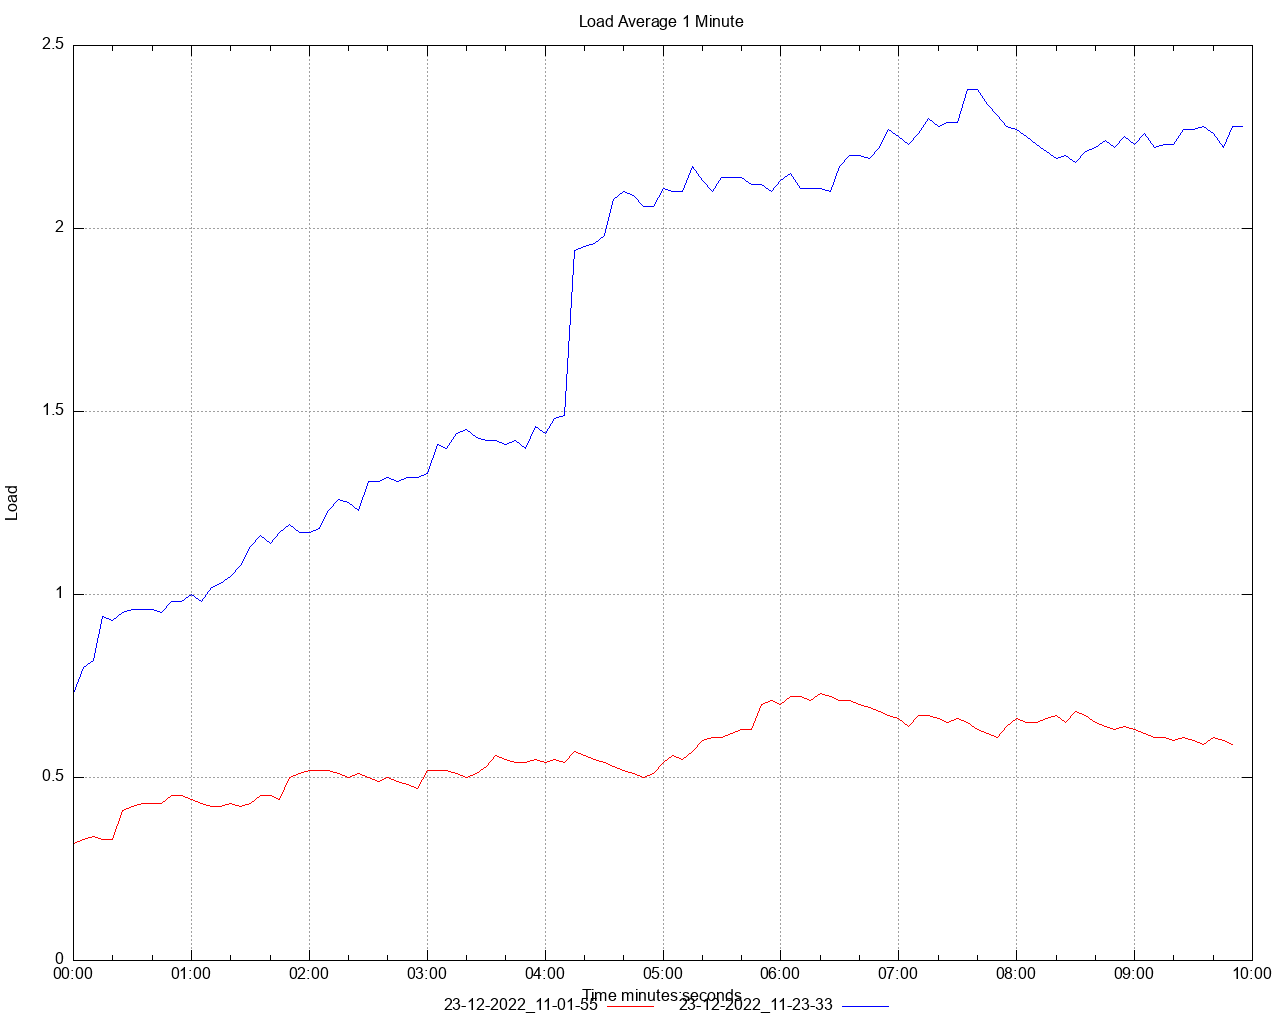

The script that saved this image:
set title 'Load Average 1 Minute' noenhanced
set style data lines
set datafile separator ","
set terminal png size 1280,1024
set grid
set key below
set xdata time
set timefmt "%s"
offset = 0
t0(x)=(offset=($0==0) ? x : offset, x - offset)
set xlabel 'Time minutes:seconds'
set ylabel 'Load'
set output '/Users/ahmet.mircik/Workspace/python/hazelcast-simulator/offload-benchmarks/report/dstat/load_average_1m_A3.png'
plot \
   '/Users/ahmet.mircik/Workspace/python/hazelcast-simulator/offload-benchmarks/report/data/load_average_1m_A3_1.data' using (t0(timecolumn(1))):2 title "23-12-2022_11-01-55" noenhanced lt rgb "red", \
   '/Users/ahmet.mircik/Workspace/python/hazelcast-simulator/offload-benchmarks/report/data/load_average_1m_A3_2.data' using (t0(timecolumn(1))):2 title "23-12-2022_11-23-33" noenhanced lt rgb "blue", \
